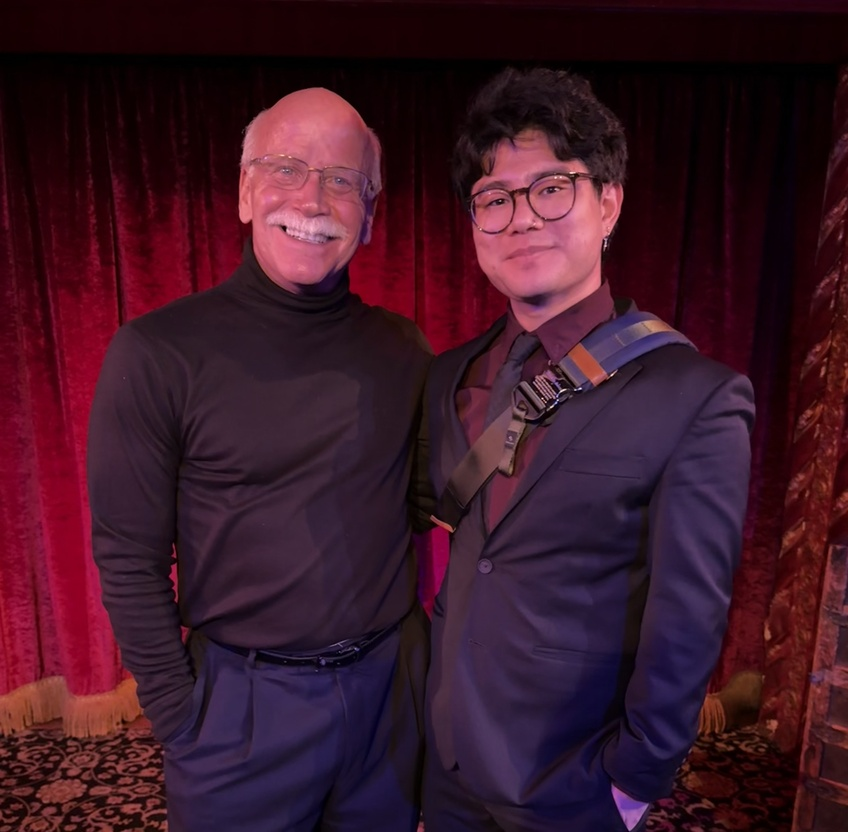
#> input picture assets/Photo with Michael Ammar.jpeg, 848 x 832 px, shrunk from 3893 x 3821 before the run
$ python crop_michael_ammar_photo.py
#> lines starting #> are read from the running program, lines starting #| are printed output that depends on the picture
from PIL import Image

# Open the original image
img_path = 'assets/Photo with Michael Ammar.jpeg'
img = Image.open(img_path)
#> img is the input picture: PIL image 848x832 RGB; mean R, G, B 59.4, 22.8, 37.8

# Get image dimensions
width, height = img.size
#> width = 848; height = 832

# Calculate crop box for upper 2/3 and make it square
crop_height = int(height * 2 / 3)
#> crop_height = 554
square_size = min(width, crop_height)
#> square_size = 554

# Center crop horizontally, upper 2/3 vertically
left = (width - square_size) // 2
#> left = 147
upper = 0
right = left + square_size
#> right = 701
lower = upper + square_size
#> lower = 554

# Crop the image
cropped_img = img.crop((left, upper, right, lower))
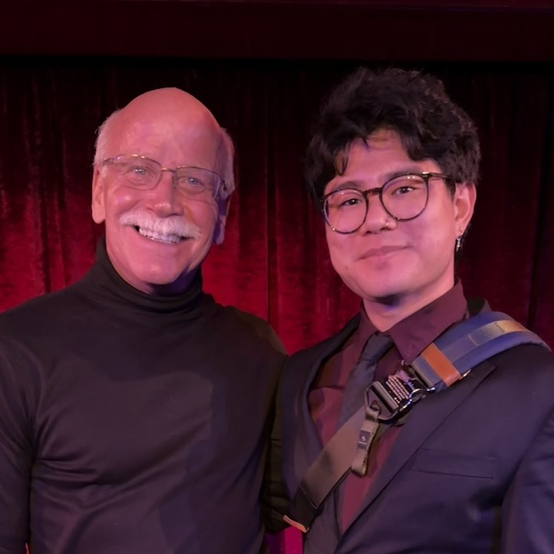
#> cropped_img: PIL image 554x554 RGB; mean R, G, B 63.7, 27.9, 40.5

# Save the cropped image
cropped_img.save('assets/Photo with Michael Ammar Cropped.jpeg')
print('Cropped image saved as Photo with Michael Ammar Cropped.jpeg')

$ run again, with assets/audition night pic.jpg copied over assets/Photo with Michael Ammar.jpeg
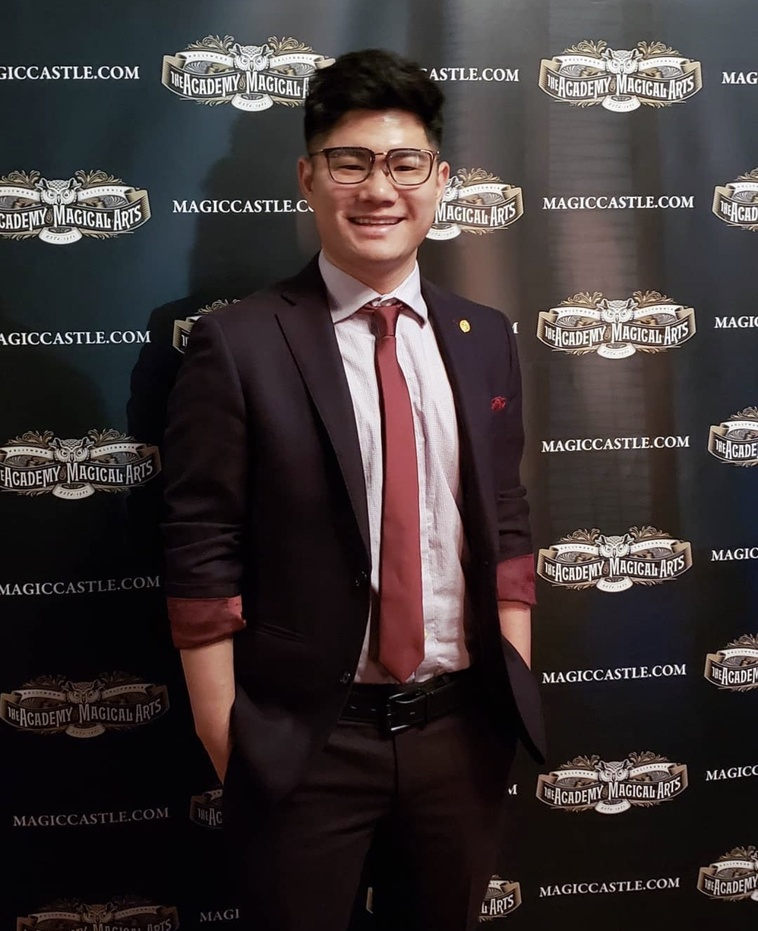
#> input picture assets/audition night pic.jpg, 758 x 931 px, shrunk from 1320 x 1621 before the run
#> img is the input picture: PIL image 758x931 RGB; mean R, G, B 59.2, 51.5, 51.8
#> `cropped_img = img.crop((left, upper, right, lower))`:
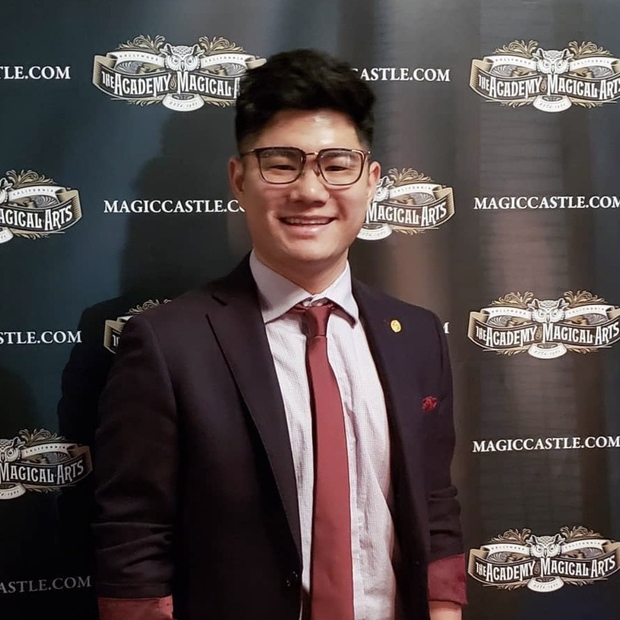
#> cropped_img: PIL image 620x620 RGB; mean R, G, B 78.7, 69.3, 69.3
